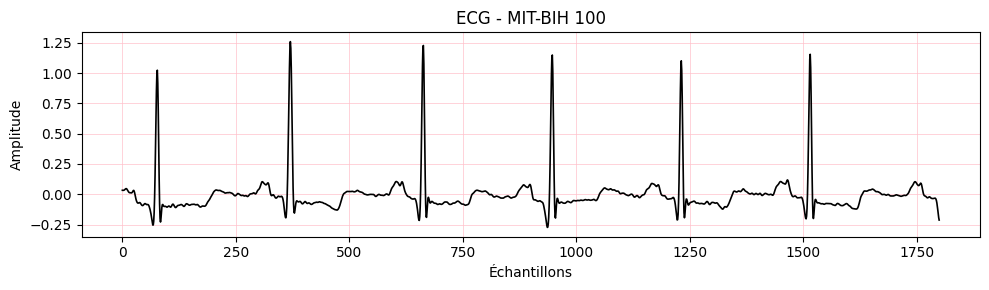
#> input picture tests/test_ecg.png, 989 x 290 px
$ python -i image_processor.py   (imports and definitions only)
#> lines starting #> are read from the running program, lines starting #| are printed output that depends on the picture; after the words box and inside, x2 and y2 are one past the last pixel; in counts of white or black regions, pixels touching at a corner belong together
#> further down, picture is the input picture: shape (290, 989, 3); mean B, G, R 245, 244.8, 246
"""
Module d'extraction de signal ECG depuis une image.
Utilise OpenCV pour :
1. Charger l'image
2. La binariser (noir/blanc)
3. Supprimer la grille rose/rouge
4. Extraire le tracé du signal
"""
import  cv2
import numpy as np


def load_image(image_bytes: bytes) -> np.ndarray:
    """Charge une image depuis des bytes (upload HTTP)."""
    nparr = np.frombuffer(image_bytes, np.uint8)
    image = cv2.imdecode(nparr, cv2.IMREAD_COLOR)
    if image is None:
        raise ValueError("Impossible de décoder l'image. Format invalide.")
    return image


def preprocess_image(image: np.ndarray) -> np.ndarray:
    """
    Convertit l'image en binaire noir/blanc.
    - Gris
    - Inversion si fond noir
    - Binarisation adaptative
    """
    gray = cv2.cvtColor(image, cv2.COLOR_BGR2GRAY)

    if np.mean(gray) < 128:
        gray = 255 - gray


    binary = cv2.adaptiveThreshold(
        gray,
        255,
        cv2.ADAPTIVE_THRESH_GAUSSIAN_C,
        cv2.THRESH_BINARY_INV,
        blockSize=15,
        C=5,
    )
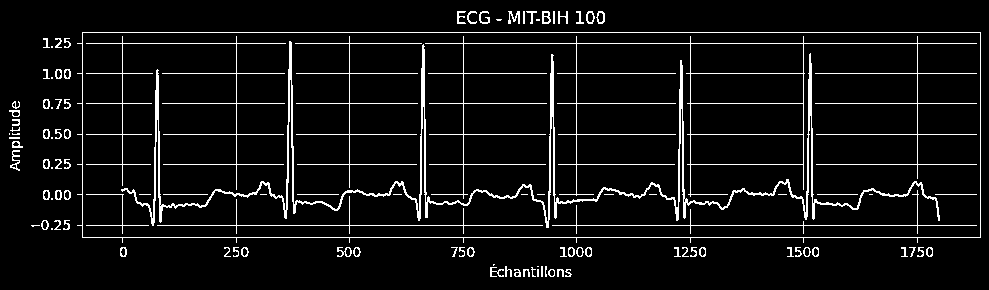
#> binary: shape (290, 989); 6.4% white in thin lines or dots
    return binary


def remove_grid(binary: np.ndarray) -> np.ndarray:

    horizontal_kernel = cv2.getStructuringElement(cv2.MORPH_RECT, (40, 1))
    horizontal_lines = cv2.morphologyEx(binary, cv2.MORPH_OPEN, horizontal_kernel)
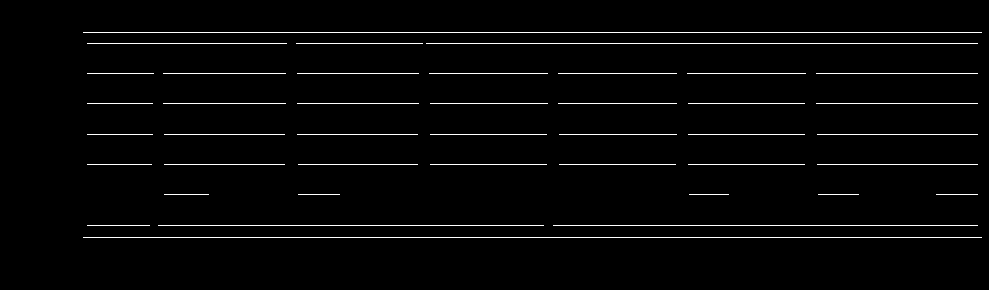
#> horizontal_lines: shape (290, 989); 2.5% white in thin lines or dots, all inside (x1, y1, x2, y2) = (83, 32, 982, 238)


    vertical_kernel = cv2.getStructuringElement(cv2.MORPH_RECT, (1, 40))
    vertical_lines = cv2.morphologyEx(binary, cv2.MORPH_OPEN, vertical_kernel)
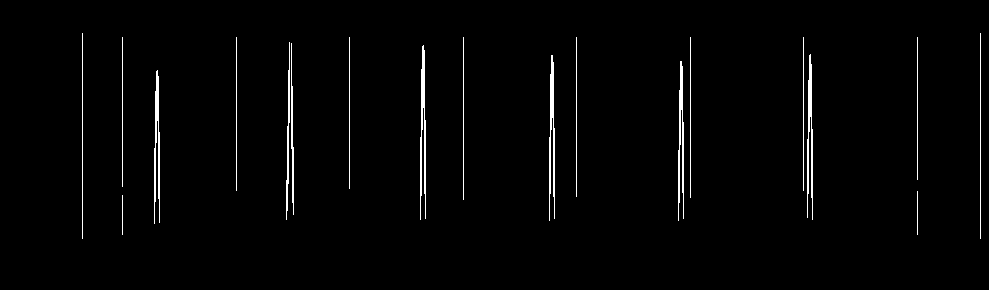
#> vertical_lines: shape (290, 989); 1.8% white in thin lines or dots, all inside (x1, y1, x2, y2) = (82, 33, 981, 239)

    grid = cv2.add(horizontal_lines, vertical_lines)
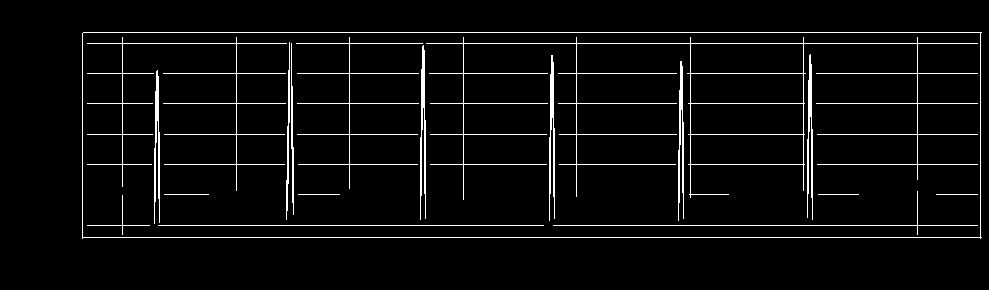
#> grid: shape (290, 989); 4.2% white in thin lines or dots, all inside (x1, y1, x2, y2) = (82, 32, 982, 239)

    clean = cv2.subtract(binary, grid)
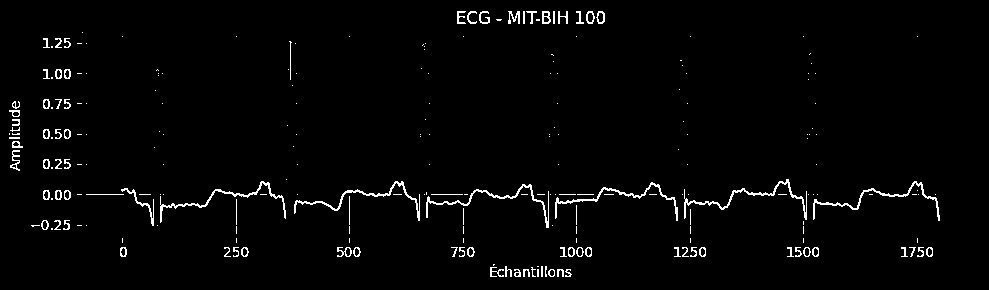
#> clean: shape (290, 989); 2.2% white in thin lines or dots, all inside (x1, y1, x2, y2) = (9, 11, 940, 277)
    return clean


def extract_signal(image: np.ndarray, fs: float = 360) -> np.ndarray:

    binary = preprocess_image(image)
    clean = remove_grid(binary)

    h, w = clean.shape
#> h = 290; w = 989
    signal = []

    for x in range(w):
        column = clean[:, x]
        dark_pixels = np.where(column > 0)[0]

        if len(dark_pixels) > 0:

            y_position = np.mean(dark_pixels)
        else:

            y_position = signal[-1] if signal else h / 2

        signal.append(y_position)
#> this loop made 989 passes
#> (dark_pixels, y_position) on passes 10, 11, 12, 21, 22, 23, 32, 33, 34, 35, 36, 37: ([110, 111, 133, 134, 137, 138], 127.2), ([110, 111, 130, 137, 138, 165, 166, 167], 140.5), ([110, 111, 130, 137, 138, 165, 166, 167], 140.5), ([146, 147], 146.5), ([146, 147], 146.5), ([146, 147], 146.5), ([225], 225), ([225, 226], 225.5), ([225, 226], 225.5), ([225], 225), ([225], 225), ([225], 225)
#> y_position on passes 13 to 18: 134.9, 135.1, 135.4, 130, 141, 139
#> after the loop, signal = 989 values, max 259.5 at index 505, min 32 at index 82, mean 188.9

    signal = np.array(signal, dtype=np.float32)


    signal = h - signal
#> signal = 989 values, max 258 at index 82, min 30.46 at index 505, mean 101.1


    signal = (signal - np.mean(signal)) / (np.std(signal) + 1e-8)
#> signal = 989 values, max 4 at index 82, min -1.8 at index 505, mean 1.62e-07

    return signal


def image_to_signal(image_bytes: bytes, fs: float = 360) -> np.ndarray:
    """Pipeline complet : bytes → signal numérique."""
    image = load_image(image_bytes)
    return extract_signal(image, fs=fs)

>>> import cv2
>>> picture = cv2.imread('../tests/test_ecg.png')
>>> result = extract_signal(picture)
#> result has the same summary as signal in extract_signal
